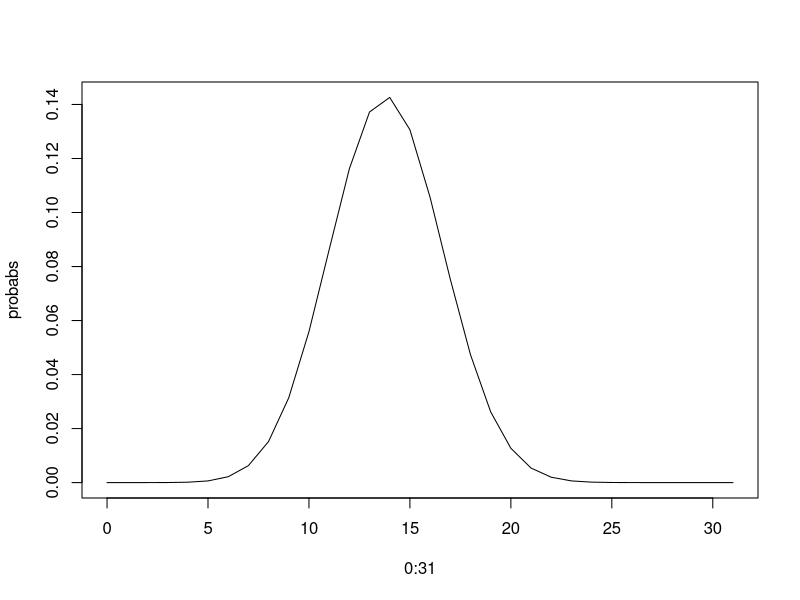

Reproduce this figure in R.
##Q1
p1<-dbinom(7,12,1/6)
p2<-dbinom(8,12,1/6)
p3<-dbinom(9,12,1/6)
p<-p1+p2+p3
print(paste("Probability = ",p))
##OR
p1<-pbinom(9,12,1/6)
p2<-pbinom(6,12,1/6)
p<-p1-p2
print(paste("Probability = ",p))
##OR
p<-diff(pbinom(c(6,9),12,1/6)) ##diff is the difference command used to subtract 1st from 2nd
print(paste("Probability = ",p))


##Q2
p<-pnorm(84,72,15.2,lower.tail=F) ##pnorm(a,mean,sd)
print(paste("Percentage of students scoring 84 and above is ",p))
##if lower.tail=T then p<-1-pnorm(84,72,15.2)


##Q3
p1<-dpois(0,5)
print(paste("Probability that no car arrives from 10AM to 11AM is ",p1))
p2<-dpois(48,50)+dpois(49,50)+dpois(50,50)
print(paste("Probability that 48-50 cars arrive from 8AM to 6PM is ",p2))
##OR
p1<-dpois(0,5)
print(paste("Probability that no car arrives from 10AM to 11AM is ",p1))
p2<-ppois(50,50)-ppois(47,50)
print(paste("Probability that 48-50 cars arrive from 8AM to 6PM is ",p2))


##Q4
p<-dhyper(3,17,233,5) ##dhyper(a,m,n,k)
print(paste("P(X=3) =",p))


##Q5
for(i in 0:31){
  print(dbinom(i,31,0.447))
}
for(i in 0:31){
  print(pbinom(i,31,0.447))
}
probabs<-dbinom(x=c(0:31),size=31,prob=0.447)
plot(0:31,probabs,type='l')